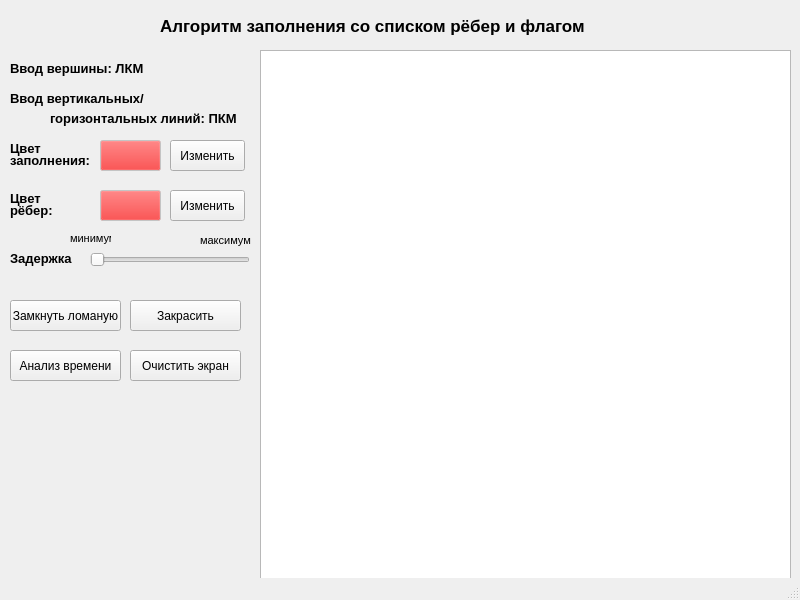
<?xml version="1.0" encoding="UTF-8"?>
<ui version="4.0">
 <class>MainWindow</class>
 <widget class="QMainWindow" name="MainWindow">
  <property name="geometry">
   <rect>
    <x>0</x>
    <y>0</y>
    <width>800</width>
    <height>600</height>
   </rect>
  </property>
  <property name="windowTitle">
   <string>MainWindow</string>
  </property>
  <widget class="QWidget" name="centralwidget">
   <widget class="QLabel" name="name">
    <property name="geometry">
     <rect>
      <x>160</x>
      <y>10</y>
      <width>461</width>
      <height>31</height>
     </rect>
    </property>
    <property name="font">
     <font>
      <pointsize>13</pointsize>
      <weight>75</weight>
      <bold>true</bold>
     </font>
    </property>
    <property name="text">
     <string>Алгоритм заполнения со списком рёбер и флагом</string>
    </property>
   </widget>
   <widget class="QLabel" name="label">
    <property name="geometry">
     <rect>
      <x>10</x>
      <y>140</y>
      <width>41</width>
      <height>16</height>
     </rect>
    </property>
    <property name="font">
     <font>
      <pointsize>10</pointsize>
      <weight>75</weight>
      <bold>true</bold>
     </font>
    </property>
    <property name="text">
     <string>Цвет</string>
    </property>
   </widget>
   <widget class="QLabel" name="label_2">
    <property name="geometry">
     <rect>
      <x>10</x>
      <y>150</y>
      <width>91</width>
      <height>21</height>
     </rect>
    </property>
    <property name="font">
     <font>
      <pointsize>10</pointsize>
      <weight>75</weight>
      <bold>true</bold>
     </font>
    </property>
    <property name="text">
     <string>заполнения:</string>
    </property>
   </widget>
   <widget class="QPushButton" name="ColorLabel">
    <property name="enabled">
     <bool>false</bool>
    </property>
    <property name="geometry">
     <rect>
      <x>100</x>
      <y>140</y>
      <width>61</width>
      <height>31</height>
     </rect>
    </property>
    <property name="palette">
     <palette>
      <active>
       <colorrole role="Button">
        <brush brushstyle="SolidPattern">
         <color alpha="255">
          <red>240</red>
          <green>14</green>
          <blue>14</blue>
         </color>
        </brush>
       </colorrole>
      </active>
      <inactive>
       <colorrole role="Button">
        <brush brushstyle="SolidPattern">
         <color alpha="255">
          <red>240</red>
          <green>14</green>
          <blue>14</blue>
         </color>
        </brush>
       </colorrole>
      </inactive>
      <disabled>
       <colorrole role="Button">
        <brush brushstyle="SolidPattern">
         <color alpha="255">
          <red>240</red>
          <green>14</green>
          <blue>14</blue>
         </color>
        </brush>
       </colorrole>
      </disabled>
     </palette>
    </property>
    <property name="font">
     <font>
      <pointsize>8</pointsize>
     </font>
    </property>
    <property name="mouseTracking">
     <bool>false</bool>
    </property>
    <property name="text">
     <string/>
    </property>
    <property name="default">
     <bool>false</bool>
    </property>
    <property name="flat">
     <bool>false</bool>
    </property>
   </widget>
   <widget class="QPushButton" name="ChangeColor">
    <property name="geometry">
     <rect>
      <x>170</x>
      <y>140</y>
      <width>75</width>
      <height>31</height>
     </rect>
    </property>
    <property name="font">
     <font>
      <pointsize>9</pointsize>
      <weight>50</weight>
      <bold>false</bold>
     </font>
    </property>
    <property name="text">
     <string>Изменить</string>
    </property>
   </widget>
   <widget class="QPushButton" name="CleanScreen">
    <property name="geometry">
     <rect>
      <x>130</x>
      <y>350</y>
      <width>111</width>
      <height>31</height>
     </rect>
    </property>
    <property name="font">
     <font>
      <pointsize>9</pointsize>
     </font>
    </property>
    <property name="text">
     <string>Очистить экран</string>
    </property>
   </widget>
   <widget class="QGraphicsView" name="graphicsView">
    <property name="geometry">
     <rect>
      <x>260</x>
      <y>50</y>
      <width>531</width>
      <height>531</height>
     </rect>
    </property>
   </widget>
   <widget class="QPushButton" name="AnalyzeTime">
    <property name="geometry">
     <rect>
      <x>10</x>
      <y>350</y>
      <width>111</width>
      <height>31</height>
     </rect>
    </property>
    <property name="font">
     <font>
      <pointsize>9</pointsize>
     </font>
    </property>
    <property name="text">
     <string>Анализ времени</string>
    </property>
   </widget>
   <widget class="QPushButton" name="LockLine">
    <property name="geometry">
     <rect>
      <x>10</x>
      <y>300</y>
      <width>111</width>
      <height>31</height>
     </rect>
    </property>
    <property name="font">
     <font>
      <pointsize>9</pointsize>
     </font>
    </property>
    <property name="text">
     <string>Замкнуть ломаную</string>
    </property>
   </widget>
   <widget class="QPushButton" name="FillFig">
    <property name="geometry">
     <rect>
      <x>130</x>
      <y>300</y>
      <width>111</width>
      <height>31</height>
     </rect>
    </property>
    <property name="font">
     <font>
      <pointsize>9</pointsize>
     </font>
    </property>
    <property name="toolTip">
     <string>Укажите затравочный пиксель</string>
    </property>
    <property name="text">
     <string>Закрасить</string>
    </property>
   </widget>
   <widget class="QLabel" name="label_3">
    <property name="geometry">
     <rect>
      <x>10</x>
      <y>190</y>
      <width>41</width>
      <height>16</height>
     </rect>
    </property>
    <property name="font">
     <font>
      <pointsize>10</pointsize>
      <weight>75</weight>
      <bold>true</bold>
     </font>
    </property>
    <property name="text">
     <string>Цвет</string>
    </property>
   </widget>
   <widget class="QLabel" name="label_4">
    <property name="geometry">
     <rect>
      <x>10</x>
      <y>200</y>
      <width>91</width>
      <height>21</height>
     </rect>
    </property>
    <property name="font">
     <font>
      <pointsize>10</pointsize>
      <weight>75</weight>
      <bold>true</bold>
     </font>
    </property>
    <property name="text">
     <string>рёбер:</string>
    </property>
   </widget>
   <widget class="QPushButton" name="ChangeColorEdges">
    <property name="geometry">
     <rect>
      <x>170</x>
      <y>190</y>
      <width>75</width>
      <height>31</height>
     </rect>
    </property>
    <property name="font">
     <font>
      <pointsize>9</pointsize>
      <weight>50</weight>
      <bold>false</bold>
     </font>
    </property>
    <property name="text">
     <string>Изменить</string>
    </property>
   </widget>
   <widget class="QPushButton" name="ColorLabelEdges">
    <property name="enabled">
     <bool>false</bool>
    </property>
    <property name="geometry">
     <rect>
      <x>100</x>
      <y>190</y>
      <width>61</width>
      <height>31</height>
     </rect>
    </property>
    <property name="palette">
     <palette>
      <active>
       <colorrole role="Button">
        <brush brushstyle="SolidPattern">
         <color alpha="255">
          <red>240</red>
          <green>14</green>
          <blue>14</blue>
         </color>
        </brush>
       </colorrole>
      </active>
      <inactive>
       <colorrole role="Button">
        <brush brushstyle="SolidPattern">
         <color alpha="255">
          <red>240</red>
          <green>14</green>
          <blue>14</blue>
         </color>
        </brush>
       </colorrole>
      </inactive>
      <disabled>
       <colorrole role="Button">
        <brush brushstyle="SolidPattern">
         <color alpha="255">
          <red>240</red>
          <green>14</green>
          <blue>14</blue>
         </color>
        </brush>
       </colorrole>
      </disabled>
     </palette>
    </property>
    <property name="font">
     <font>
      <pointsize>8</pointsize>
     </font>
    </property>
    <property name="mouseTracking">
     <bool>false</bool>
    </property>
    <property name="text">
     <string/>
    </property>
    <property name="default">
     <bool>false</bool>
    </property>
    <property name="flat">
     <bool>false</bool>
    </property>
   </widget>
   <widget class="QSlider" name="Delay">
    <property name="geometry">
     <rect>
      <x>90</x>
      <y>250</y>
      <width>160</width>
      <height>19</height>
     </rect>
    </property>
    <property name="maximum">
     <number>100</number>
    </property>
    <property name="orientation">
     <enum>Qt::Horizontal</enum>
    </property>
   </widget>
   <widget class="QLabel" name="label_5">
    <property name="geometry">
     <rect>
      <x>10</x>
      <y>250</y>
      <width>71</width>
      <height>16</height>
     </rect>
    </property>
    <property name="font">
     <font>
      <pointsize>10</pointsize>
      <weight>75</weight>
      <bold>true</bold>
     </font>
    </property>
    <property name="text">
     <string>Задержка</string>
    </property>
   </widget>
   <widget class="QLabel" name="label_6">
    <property name="geometry">
     <rect>
      <x>70</x>
      <y>230</y>
      <width>41</width>
      <height>16</height>
     </rect>
    </property>
    <property name="font">
     <font>
      <pointsize>8</pointsize>
      <weight>50</weight>
      <bold>false</bold>
     </font>
    </property>
    <property name="text">
     <string>минимум</string>
    </property>
   </widget>
   <widget class="QLabel" name="label_7">
    <property name="geometry">
     <rect>
      <x>200</x>
      <y>230</y>
      <width>51</width>
      <height>20</height>
     </rect>
    </property>
    <property name="font">
     <font>
      <pointsize>8</pointsize>
      <weight>50</weight>
      <bold>false</bold>
     </font>
    </property>
    <property name="text">
     <string>максимум</string>
    </property>
   </widget>
   <widget class="QLabel" name="label_8">
    <property name="geometry">
     <rect>
      <x>10</x>
      <y>60</y>
      <width>141</width>
      <height>16</height>
     </rect>
    </property>
    <property name="font">
     <font>
      <pointsize>10</pointsize>
      <weight>75</weight>
      <bold>true</bold>
     </font>
    </property>
    <property name="text">
     <string>Ввод вершины: ЛКМ</string>
    </property>
   </widget>
   <widget class="QLabel" name="label_9">
    <property name="geometry">
     <rect>
      <x>10</x>
      <y>90</y>
      <width>141</width>
      <height>16</height>
     </rect>
    </property>
    <property name="font">
     <font>
      <pointsize>10</pointsize>
      <weight>75</weight>
      <bold>true</bold>
     </font>
    </property>
    <property name="text">
     <string>Ввод вертикальных/</string>
    </property>
   </widget>
   <widget class="QLabel" name="label_10">
    <property name="geometry">
     <rect>
      <x>50</x>
      <y>110</y>
      <width>201</width>
      <height>16</height>
     </rect>
    </property>
    <property name="font">
     <font>
      <pointsize>10</pointsize>
      <weight>75</weight>
      <bold>true</bold>
     </font>
    </property>
    <property name="text">
     <string>горизонтальных линий: ПКМ</string>
    </property>
   </widget>
  </widget>
  <widget class="QMenuBar" name="menubar">
   <property name="geometry">
    <rect>
     <x>0</x>
     <y>0</y>
     <width>800</width>
     <height>21</height>
    </rect>
   </property>
  </widget>
  <widget class="QStatusBar" name="statusbar"/>
 </widget>
 <resources/>
 <connections/>
</ui>
